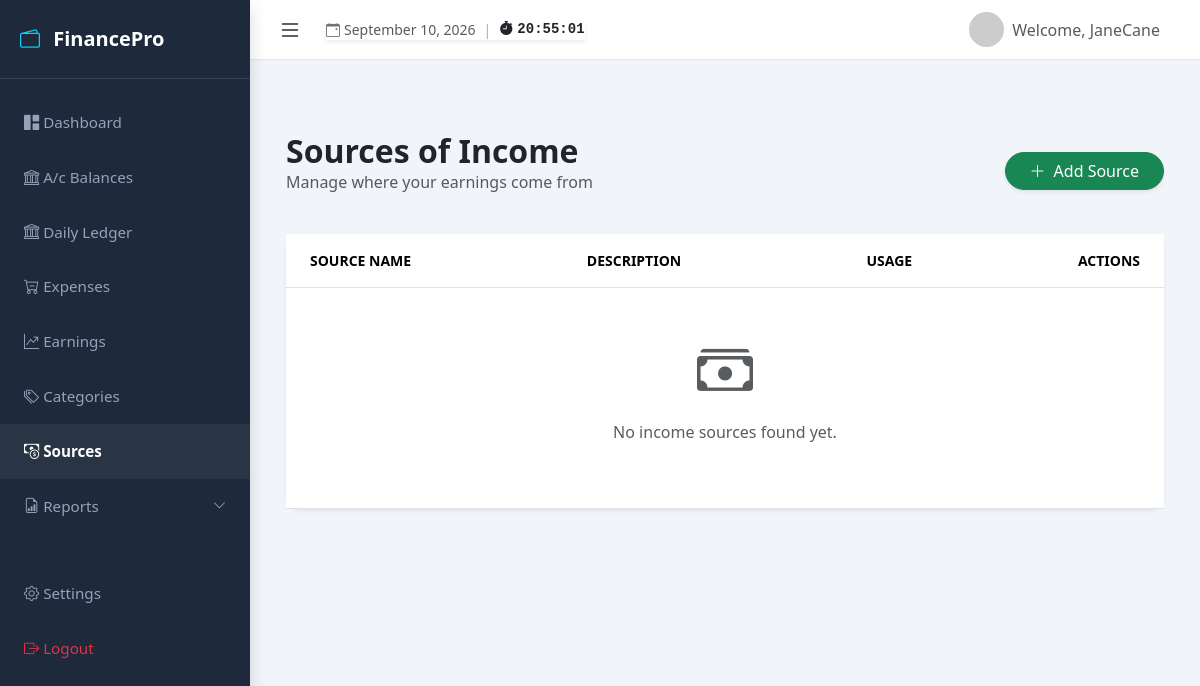
The page /sources/ (signed in) on the database as committed earlier.
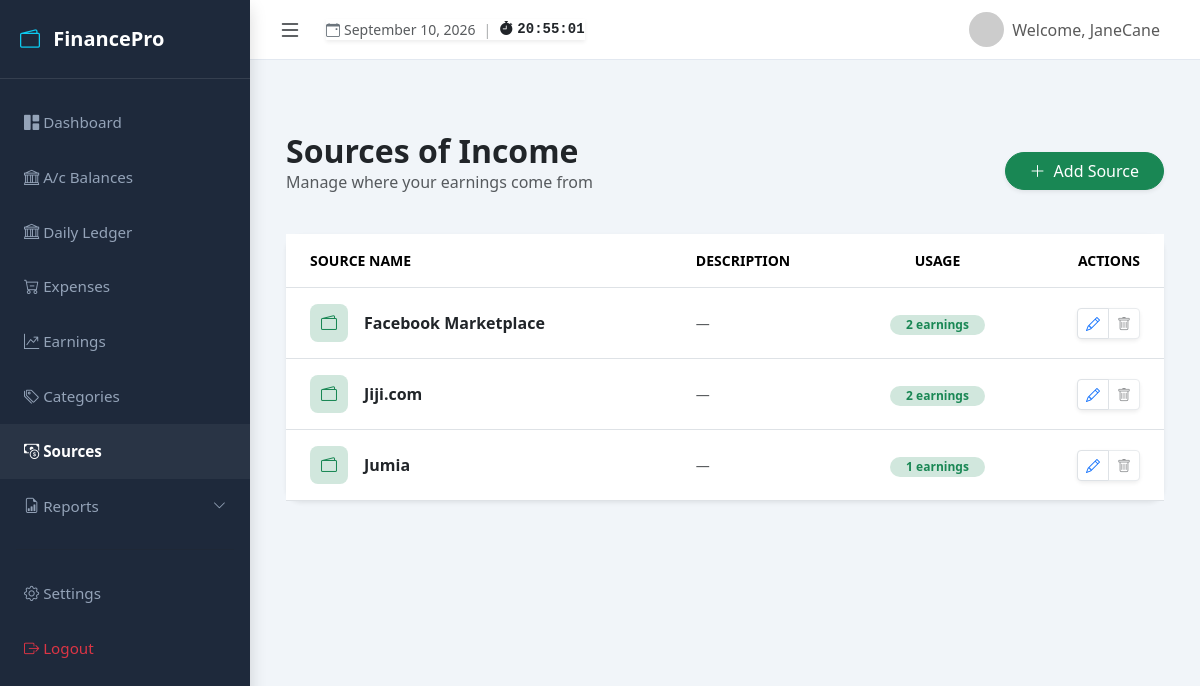
The same page on the database as committed later.
### myapp/models.py (models this page shows, shortened)
class Source(models.Model):
    user = models.ForeignKey(User, on_delete=models.CASCADE, related_name='sources')
    name = models.CharField(max_length=100)
    description = models.TextField(blank=True, null=True)
    created_at = models.DateTimeField(auto_now_add=True)
    class Meta:
        verbose_name_plural = "Sources"
        ordering = ['name']
        unique_together = ('user', 'name')

### myapp/views.py (the view)
# urls.py: path('sources/', views.source_list, name='source_list'),
@login_required
def source_list(request):
    sources = Source.objects.filter(user=request.user).annotate(
        earning_count=Count('earning')
    ).order_by('name')
    return render(request, 'myapp/source_list.html', {'sources': sources})

### myapp/context_processors.py (called while the page is built)
def global_tracker_context(request):
    user_tz_name = settings.TIME_ZONE
    if request.user.is_authenticated:
        try:
            profile = request.user.profile
            user_tz_name = profile.timezone
        except UserProfile.DoesNotExist:
            pass
    try:
        timezone.activate(user_tz_name)
        active_date = timezone.localdate()
    except Exception:
        timezone.activate(settings.TIME_ZONE)
        user_tz_name = settings.TIME_ZONE
        active_date = timezone.localdate()
    return {
        'timezone_name': user_tz_name,
        'today': active_date
    }

### myapp/templates/myapp/source_list.html (shortened to what this page needs)
{% extends 'myapp/base.html' %}
{% block content %}
<div class="container py-5">
    <div class="d-flex justify-content-between align-items-center mb-4">
        <div>
            <h2 class="fw-bold mb-0">Sources of Income</h2>
            <p class="text-muted">Manage where your earnings come from</p>
        </div>
        <button type="button" class="btn btn-success shadow-sm px-4 rounded-pill" data-bs-toggle="modal" data-bs-target="#addSourceModal">
            <i class="bi bi-plus-lg me-2"></i>Add Source
        </button>
    </div>
    <div class="card border-0 shadow-sm" style="border-radius: 15px;">
        <div class="card-body p-0">
            <div class="table-responsive">
                <table class="table table-hover align-middle mb-0">
                    <thead class="bg-light">
                        <tr class="text-uppercase small fw-bold text-muted">
                            <th class="ps-4 py-3">Source Name</th>
                            <th class="py-3">Description</th>
                            <th class="py-3 text-center">Usage</th>
                            <th class="pe-4 py-3 text-end">Actions</th>
                        </tr>
                    </thead>
                    <tbody>
                        {% for source in sources %}
                        <tr>
                            <td class="ps-4 py-3">
                                <div class="d-flex align-items-center">
                                    <div class="bg-success-subtle text-success rounded-3 p-2 me-3" style="width: 38px; height: 38px; display: flex; align-items: center; justify-content: center;">
                                        <i class="bi bi-wallet2"></i>
                                    </div>
                                    <span class="fw-bold text-dark">{{ source.name }}</span>
                                </div>
                            </td>
                            <td class="text-muted small">{{ source.description|default:"—" }}</td>
                            <td class="text-center">
                                <span class="badge {% if source.earning_count > 0 %}bg-success-subtle text-success{% else %}bg-light text-muted border{% endif %} rounded-pill px-3">
                                    {{ source.earning_count }} earnings
                                </span>
                            </td>
                            <td class="pe-4 text-end">
                                <div class="btn-group shadow-sm rounded">
                                    <button type="button"
                                            class="btn btn-sm btn-white border"
                                            data-bs-toggle="modal"
                                            data-bs-target="#editSourceModal"
                                            data-url="{% url 'expenses:edit_source' source.pk %}"
                                            data-name="{{ source.name }}"
                                            data-description="{{ source.description|default:'' }}">
                                        <i class="bi bi-pencil text-primary"></i>
                                    </button>
                                    {% if source.earning_count == 0 %}
                                        <button type="button"
                                                class="btn btn-sm btn-white border"
                                                data-bs-toggle="modal"
                                                data-bs-target="#deleteModal"
                                                data-url="{% url 'expenses:delete_source' source.pk %}"
                                                data-description="{{ source.name }}">
                                            <i class="bi bi-trash text-danger"></i>
                                        </button>
                                    {% else %}
                                        <button class="btn btn-sm btn-white border text-muted" disabled title="In use">
                                            <i class="bi bi-trash"></i>
                                        </button>
                                    {% endif %}
                                </div>
                            </td>
                        </tr>
                        {% empty %}
                        <tr>
                            <td colspan="4" class="text-center py-5">
                                <i class="bi bi-cash-stack display-4 text-muted"></i>
                                <p class="text-muted mt-3">No income sources found yet.</p>
                            </td>
                        </tr>
                        {% endfor %}
                    </tbody>
                </table>
            </div>
        </div>
    </div>
</div>
<div class="toast-container position-fixed top-0 end-0 p-3" style="z-index: 1100;">
</div>
{% endblock %}

### myapp/templates/myapp/base.html (shortened to what this page needs)
<!DOCTYPE html>
<html lang="en">
<head>
    <link href="https://cdn.jsdelivr.net/npm/bootstrap@5.3.3/dist/css/bootstrap.min.css" rel="stylesheet">
    <link rel="stylesheet" href="https://cdn.jsdelivr.net/npm/bootstrap-icons@1.11.3/font/bootstrap-icons.min.css">
</head>
<body>
<div class="d-flex" id="wrapper">
    <div id="sidebar-wrapper" class="shadow">
        <div class="sidebar-heading d-flex justify-content-between align-items-center">
            <span><i class="bi bi-wallet2 me-2 text-info"></i> FinancePro</span>
        </div>
        <div class="nav flex-column py-3">
            <a href="{% url 'expenses:dashboard' %}" class="nav-link {% if request.resolver_match.url_name == 'dashboard' %}active{% endif %}">
                <i class="bi bi-grid-1x2-fill"></i> Dashboard
            </a>
            <a href="{% url 'expenses:account_dashboard_main' %}" class="nav-link {% if request.resolver_match.url_name == 'account_dashboard_main' %}active{% endif %}">
                <i class="bi bi-bank"></i> A/c Balances
            </a>
            <a href="{% url 'expenses:daily_ledger' %}" class="nav-link {% if request.resolver_match.url_name == 'daily_ledger' %}active{% endif %}">
                <i class="bi bi-bank"></i> Daily Ledger
            </a>
            <a href="{% url 'expenses:home' %}" class="nav-link d-flex justify-content-between align-items-center {% if request.resolver_match.url_name in 'home,add_expense' %}active fw-bold text-white{% endif %}">
                <span><i class="bi bi-cart-dash"></i> Expenses</span>
            </a>
            <a href="{% url 'expenses:earning_list' %}" class="nav-link d-flex justify-content-between align-items-center ">
                <span><i class="bi bi-graph-up-arrow"></i> Earnings</span>
            </a>
            <a href="{% url 'expenses:category_list' %}" class="nav-link d-flex justify-content-between align-items-center {% if request.resolver_match.url_name in 'add_category,category_list' %}active fw-bold text-white{% endif %}">
                <span><i class="bi bi-tags"></i> Categories</span>
            </a>
            <a href="{% url 'expenses:source_list' %}" class="nav-link d-flex justify-content-between align-items-center {% if request.resolver_match.url_name in 'add_source,source_list' %}active fw-bold text-white{% endif %}">
                <span><i class="bi bi-cash-coin"></i> Sources</span>
            </a>
            <a class="nav-link d-flex justify-content-between align-items-center"
               data-bs-toggle="collapse"
               href="#reportsCollapse"
               role="button"
               aria-expanded="false"
               aria-controls="reportsCollapse">
                <span><i class="bi bi-file-earmark-bar-graph"></i> Reports</span>
                <i class="bi bi-chevron-down small"></i>
            </a>
            <hr class="mx-3">
            <a href="{% url 'expenses:settings' %}" class="nav-link {% if request.resolver_match.url_name == 'settings' %}active{% endif %}">
                <i class="bi bi-gear"></i> Settings
            </a>
            <a href="{% url 'expenses:logout' %}" class="text-danger nav-link {% if request.resolver_match.url_name == 'logout' %}active{% endif %}">
                <i class="bi bi-box-arrow-right"></i> Logout
            </a>
        </div>
    </div>
    <div id="page-content-wrapper">
        <nav class="navbar navbar-expand-lg navbar-light px-4">
            <div class="d-flex align-items-center gap-3">
                <button class="btn btn-outline-dark border-0 p-1 me-1" id="sidebarToggle">
                    <i class="bi bi-list fs-4"></i>
                </button>
                <div class="clock-badge-container d-none d-sm-flex align-items-center gap-2 small shadow-sm">
                    <span class="text-secondary d-flex align-items-center gap-1">
                        <i class="bi bi-calendar-event text-green"></i>
                        <span class="fw-medium text-dark opacity-75">{{ today|date:"F j, Y" }}</span>
                    </span>
                    <span class="text-muted opacity-50">|</span>
                    <span class="font-monospace fw-bold text-green d-flex align-items-center gap-1">
                        <i class="bi bi-stopwatch-fill"></i>
                        <span id="liveClock">--:--:--</span>
                    </span>
                </div>
            </div>
            <div class="ms-auto d-flex align-items-center">
                <a href="#" class="d-flex align-items-center text-decoration-none text-dark">
                    <img src="https://ui-avatars.com/api/?name={{ user.username }}&background=0D8ABC&color=fff" class="rounded-circle me-2" width="35">
                    {% if user.is_authenticated %}
                        <span class="navbar-text me-3">Welcome, {{ user.username }}</span>
                    {% else %}
                        <a href="{% url 'management:login' %}" class="btn btn-primary">Login</a>
                    {% endif %}
                </a>
            </div>
        </nav>
        <div class="container-fluid p-4">
            {% block content %}{% endblock %}
        </div>
    </div>
</div>
</body>
</html>

### myapp/templates/myapp/base.html (style rules this page uses)
:root { --sidebar-width: 250px; --top-nav-height: 60px; --dark-bg: #1e293b; --accent-color: #38bdf8; }
body { background-color: #f1f5f9; overflow-x: hidden; width: 100vw; }
#wrapper { display: flex; width: 100%; }
#sidebar-wrapper { height: 100vh; width: var(--sidebar-width); background-color: var(--dark-bg); transition: all 0.3s ease; position: fixed; top: 0; left: 0; z-index: 1050; display: flex; flex-direction: column; }
#sidebar-wrapper .sidebar-heading { padding: 1.5rem 1.25rem; font-size: 1.25rem; color: white; font-weight: bold; border-bottom: 1px solid rgba(255,255,255,0.1); }
#sidebar-wrapper .nav-link { padding: 1rem 1.5rem; color: #94a3b8; font-size: 0.95rem; }
#sidebar-wrapper .nav-link:hover, #sidebar-wrapper .nav-link.active { color: white; background-color: rgba(255,255,255,0.05); }
#page-content-wrapper { width: 100%; min-height: 100vh; transition: all 0.3s ease; margin-left: var(--sidebar-width); }
.navbar { height: var(--top-nav-height); background-color: white !important; border-bottom: 1px solid #e2e8f0; position: sticky; top: 0; z-index: 1000; }
#sidebar-wrapper .nav-link[data-bs-toggle="collapse"] { cursor: pointer; }

Rows that differ between the two databases and show on the page:
added Source: name "Facebook Marketplace", description "—", earning_count "2"
added Source: name "Jiji.com", description "—", earning_count "2"
added Source: name "Jumia", description "—", earning_count "1"
Other text that changed with them:
text no longer shown: "No income sources found yet."
